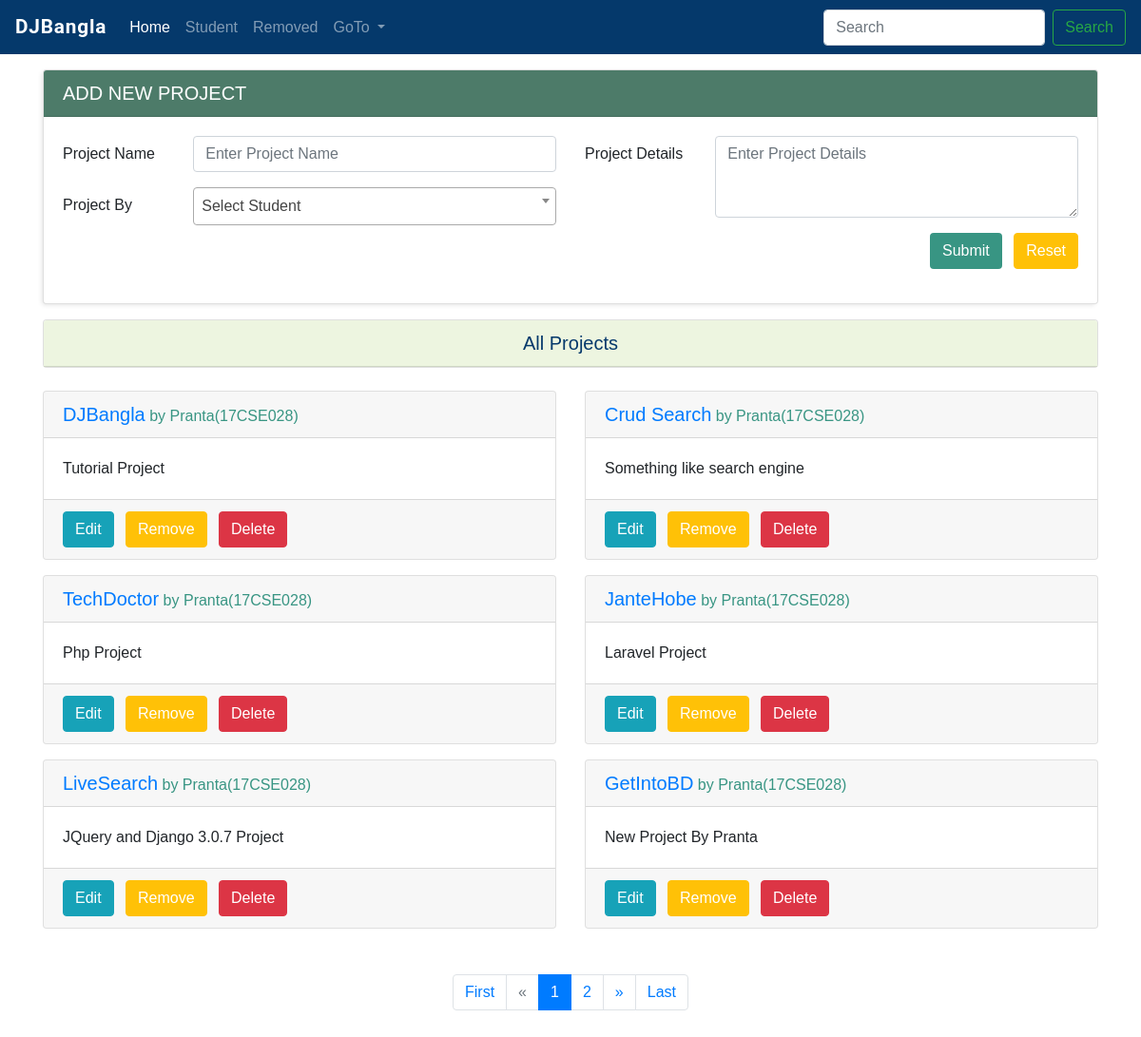
The page /crudsearch/ on the database as committed earlier.
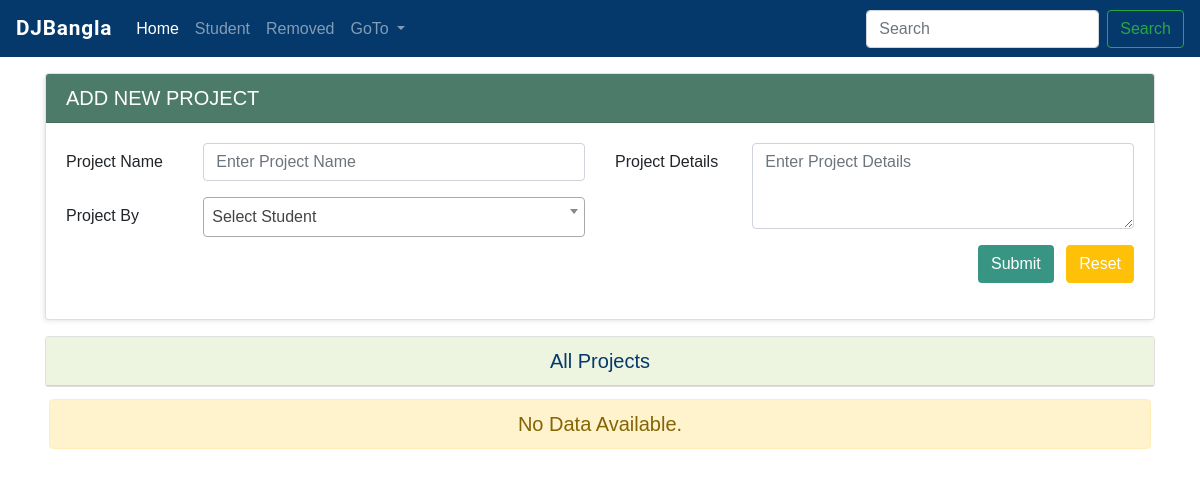
The same page on the database as committed later.
### crudsearch/models.py (models this page shows)
class Project(models.Model):
    student  = models.ForeignKey(to=Student, on_delete=models.CASCADE)
    project_name = models.CharField(max_length=50, unique = True)
    project_details = models.TextField()
    project_status  = models.IntegerField(default = 0)

class Student(models.Model):
    name = models.CharField( max_length=50)
    student_id = models.CharField(max_length=50, unique = True)
    phone = models.CharField(max_length=50)
    def __str__(self):
        return self.student_id

### crudsearch/views.py (the view)
# urls.py: path('crudsearch/', include('crudsearch.urls')),
def crudsearch(request):
    project = Project.objects.filter(project_status=0)
    student = Student.objects.all()
    pro_paginator = Paginator(project, 6) # Show 6 Projects per page
    pro_page = request.GET.get('page')
    try:
        project = pro_paginator.page(pro_page)
    except PageNotAnInteger:
        project = pro_paginator.page(1) # If page is not an integer, deliver first page.
    except EmptyPage:
        project = pro_paginator.page(pro_paginator.num_pages) # If page is out of range (e.g. 9999), deliver last page of results.
    if request.method == 'POST':
        myform = ProjectRegistration(request.POST)
        if myform.is_valid():
            myform.save(commit=True)
            messages.success(request, 'Project Created successfully')
            return HttpResponseRedirect('/crudsearch')
    else:
        myform = ProjectRegistration()
    removed_project_count = Project.objects.filter(project_status=1).count()
    active_project_count = Project.objects.filter(project_status=0).count()
    activeprojects = 2
    if active_project_count == 0:
        if removed_project_count == 0:
            activeprojects = 0
        else:
            activeprojects = 1
    total_projects = 0
    total_projects = Project.objects.all().count()
    diction = {'myform':myform, 'student':student, 'project':project, 'activeprojects':activeprojects, 'total_projects':total_projects}
    return render(request, 'crudsearch/index.html', context = diction)

### crudsearch/forms.py
class ProjectRegistration(forms.ModelForm):
    class Meta:
        model = Project
        fields = ['student', 'project_name', 'project_details']

### templates/crudsearch/index.html (shortened to what the changed rows need)
{% extends 'crudsearch/base.html' %}
{% block extracsscdn %}
<link href="https://cdn.jsdelivr.net/npm/select2@4.1.0-beta.1/dist/css/select2.min.css" rel="stylesheet" />
{% endblock extracsscdn %}
{% block body %}
<div class="row">
        {% if project %}
            {% for project in project %}
            <div class="col-md-6 col-sm-6 mt-3">
            <div class="card ">
                <div class="card-header">
                    <h5><a href="{% url 'crudsearch_project_edit' project.id %}" >{{project.project_name}}</a><span class="myspan"> by {{project.student.name}}({{project.student}})</span></h5>
                </div>
                <div class="card-body">
                    {{project.project_details}}
                </div>
                <div class="card-footer">
                    <a href="{% url 'crudsearch_project_edit' project.id %}" class="btn btn-info text-white">Edit</a>
                    <span>
                        <form action="{% url 'crudsearch_remove_project' project.id %}" method="POST" class="d-inline">
                            <button class="btn btn-warning text-white ml-2">Remove</button>
                        </form>
                    </span>
                    <span>
                        <form action="{% url 'crudsearch_delete_project' project.id %}" method="POST" class="d-inline">
                            <button class="btn btn-danger ml-2">Delete</button>
                        </form>
                    </span>
                </div>
            </div>
            </div>
            {% endfor %}
            {% endif %}
    </div>
   {% if 0 == total_projects %}
    <div class="alert alert-warning m-1 text-center">
        <h5>No Data Available.</h5>
    </div>
   {% endif %}
    <br><br>
        {% if project.paginator.num_pages > 1 %}
        <nav aria-label="Page navigation">
            <ul class="pagination justify-content-center">
                {% if project.paginator.num_pages != 1 %}
                    <li class="page-item"><a class="page-link" href="?page=1">First</a></li>
                {% else %}
                    <li class="page-item disabled"><a class="page-link" href="#">First</a></li>
                {% endif %}
                {% if project.has_previous %}
                    <li class="page-item"><a class="page-link" href="?page={{ project.previous_page_number }}">&laquo;</a></li>
                {% else %}
                    <li class="page-item disabled"><a class="page-link" href="#">&laquo;</a></li>
                {% endif %}
                {% for i in project.paginator.page_range %}
                    {% if project.number == i %}
                        <li class="page-item active"><a class="page-link" href="#">{{ i }} <span class="sr-only">(current)</span></a></li>
                    {% elif project.number > i|add:"-5" and project.number < i|add:"+5"%}
                        <li class="page-item"><a class="page-link" href="?page={{ i }}">{{ i }}</a></li>
                    {% endif %}
                {% endfor %}
                {% if project.has_next %}
                    <li class="page-item"><a class="page-link" href="?page={{ project.next_page_number }}">&raquo;</a></li>
                {% else %}
                    <li class="page-item disabled"><a class="page-link" href="#">&raquo;</a></li>
                {% endif %}
                {% if project.paginator.num_pages != project.number %}
                    <li class="page-item"><a class="page-link" href="?page={{ project.paginator.num_pages }}">Last</a></li>
                {% else %}
                    <li class="page-item disabled"><a class="page-link" href="#">Last</a></li>
                {% endif %}
            </ul>
        </nav>
        {% endif %}
        <br><br>
        <br><br>
{% endblock body %}

Rows that differ between the two databases and show on the page:
removed Project: project_name "DJBangla", student.name "Pranta", student "17CSE028", project_details "Tutorial Project"
removed Project: project_name "Crud Search", student.name "Pranta", student "17CSE028", project_details "Something like search engine"
removed Project: project_name "TechDoctor", student.name "Pranta", student "17CSE028", project_details "Php Project"
removed Project: project_name "JanteHobe", student.name "Pranta", student "17CSE028", project_details "Laravel Project"
removed Project: project_name "LiveSearch", student.name "Pranta", student "17CSE028", project_details "JQuery and Django 3.0.7 Project"
removed Project: project_name "GetIntoBD", student.name "Pranta", student "17CSE028", project_details "New Project By Pranta"
Other text that changed with them:
text no longer shown: "First « » Last"
text now shown: "No Data Available."
list line gone: "1"
list line gone: "2"
